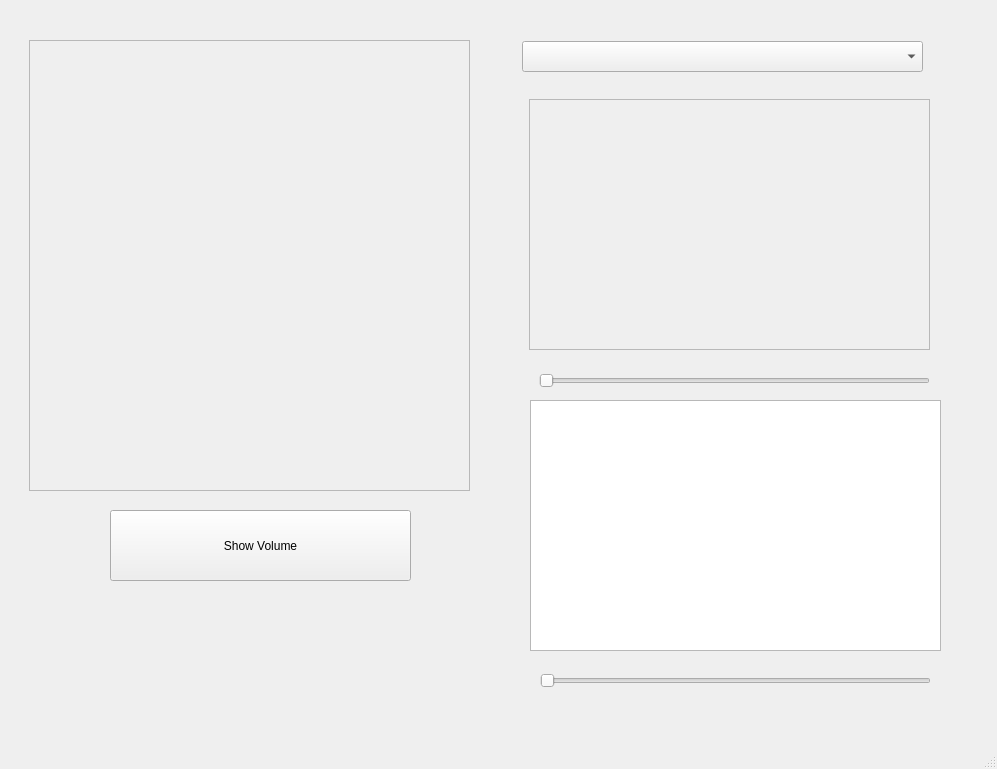
<?xml version="1.0" encoding="UTF-8"?>
<ui version="4.0">
 <class>MainWindow</class>
 <widget class="QMainWindow" name="MainWindow">
  <property name="geometry">
   <rect>
    <x>0</x>
    <y>0</y>
    <width>997</width>
    <height>769</height>
   </rect>
  </property>
  <property name="windowTitle">
   <string>MainWindow</string>
  </property>
  <widget class="QWidget" name="centralwidget">
   <widget class="QFrame" name="frame_3D">
    <property name="geometry">
     <rect>
      <x>29</x>
      <y>40</y>
      <width>441</width>
      <height>451</height>
     </rect>
    </property>
    <property name="frameShape">
     <enum>QFrame::StyledPanel</enum>
    </property>
    <property name="frameShadow">
     <enum>QFrame::Raised</enum>
    </property>
   </widget>
   <widget class="QComboBox" name="scarType_comboBox">
    <property name="geometry">
     <rect>
      <x>522</x>
      <y>41</y>
      <width>401</width>
      <height>31</height>
     </rect>
    </property>
   </widget>
   <widget class="QFrame" name="frame_2D">
    <property name="geometry">
     <rect>
      <x>529</x>
      <y>99</y>
      <width>401</width>
      <height>251</height>
     </rect>
    </property>
    <property name="frameShape">
     <enum>QFrame::StyledPanel</enum>
    </property>
    <property name="frameShadow">
     <enum>QFrame::Raised</enum>
    </property>
   </widget>
   <widget class="QGraphicsView" name="Histo_graphicsView">
    <property name="geometry">
     <rect>
      <x>530</x>
      <y>400</y>
      <width>411</width>
      <height>251</height>
     </rect>
    </property>
   </widget>
   <widget class="QSlider" name="sliceSelectSlider">
    <property name="geometry">
     <rect>
      <x>539</x>
      <y>370</y>
      <width>391</width>
      <height>22</height>
     </rect>
    </property>
    <property name="orientation">
     <enum>Qt::Horizontal</enum>
    </property>
   </widget>
   <widget class="QSlider" name="thresholdSelectSlider">
    <property name="geometry">
     <rect>
      <x>540</x>
      <y>670</y>
      <width>391</width>
      <height>22</height>
     </rect>
    </property>
    <property name="orientation">
     <enum>Qt::Horizontal</enum>
    </property>
   </widget>
   <widget class="QPushButton" name="showVolume_Button">
    <property name="geometry">
     <rect>
      <x>110</x>
      <y>510</y>
      <width>301</width>
      <height>71</height>
     </rect>
    </property>
    <property name="text">
     <string>Show Volume</string>
    </property>
   </widget>
  </widget>
  <widget class="QMenuBar" name="menubar">
   <property name="geometry">
    <rect>
     <x>0</x>
     <y>0</y>
     <width>997</width>
     <height>26</height>
    </rect>
   </property>
  </widget>
  <widget class="QStatusBar" name="statusbar"/>
 </widget>
 <resources/>
 <connections/>
</ui>
